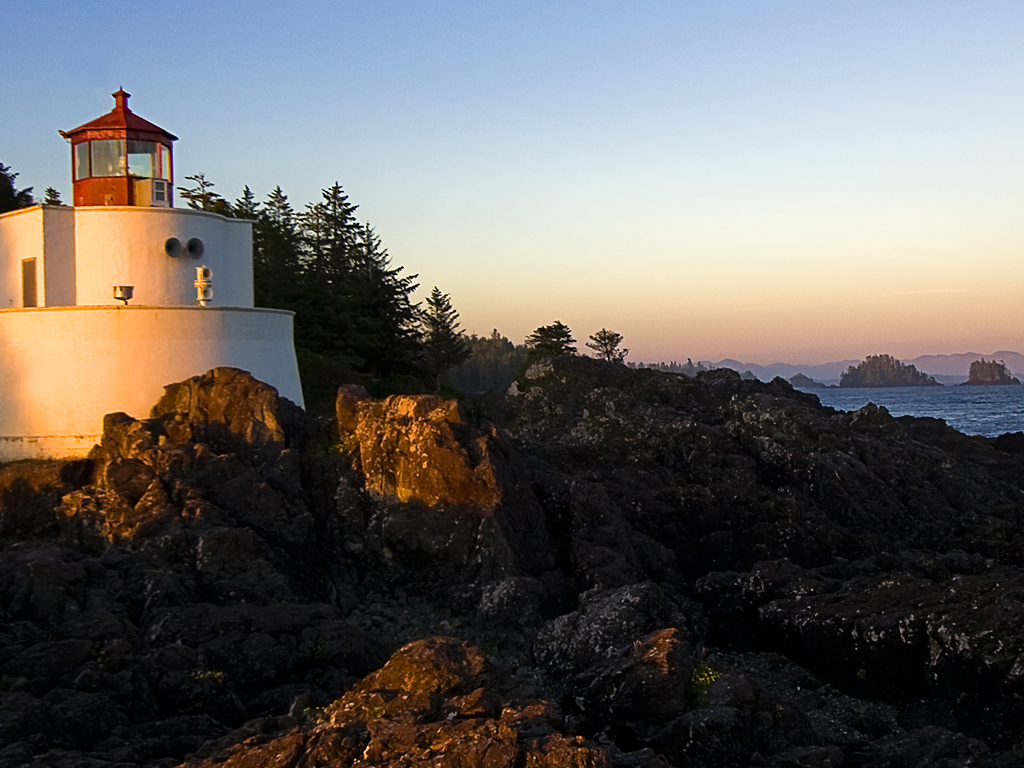
#> input picture light.jpg, 1024 x 768 px
$ python '005-Python PIL Histogram.py'
#> lines starting #> are read from the running program, lines starting #| are printed output that depends on the picture
# Histogram Equalization

# A very useful example of a graylevel transformis histogramequalization.
# This transformflattens the graylevel histogramof an image so that all intensities are as equally commonas possible

# This is often a good way to normalize image intensity before further
# processing and also a way to increase image contrast

# The transform function is, in this case, a "cumulative distribution function (cdf)" of the
# pixel values in the image (normalized to map the range of pixel values to the desired range).


from PIL import Image
from numpy import *


def histeq(im, nbr_bins=256):
    # Histogram equalization of a grayscale image.

    # get image histogram
    imhist,bins = histogram(im.flatten(), nbr_bins,normed = True)
    cdf = imhist.cumsum() # cumlative distribution function
    cdf = 255 * cdf / cdf[-1]  #normalize

    # use linear interpolation of cdf to find new pixel values
    im2 = interp(im.flatten(), bins[:-1],cdf)

    return im2.reshape(im.shape),cdf


im = array(Image.open('light.jpg').convert('L'))
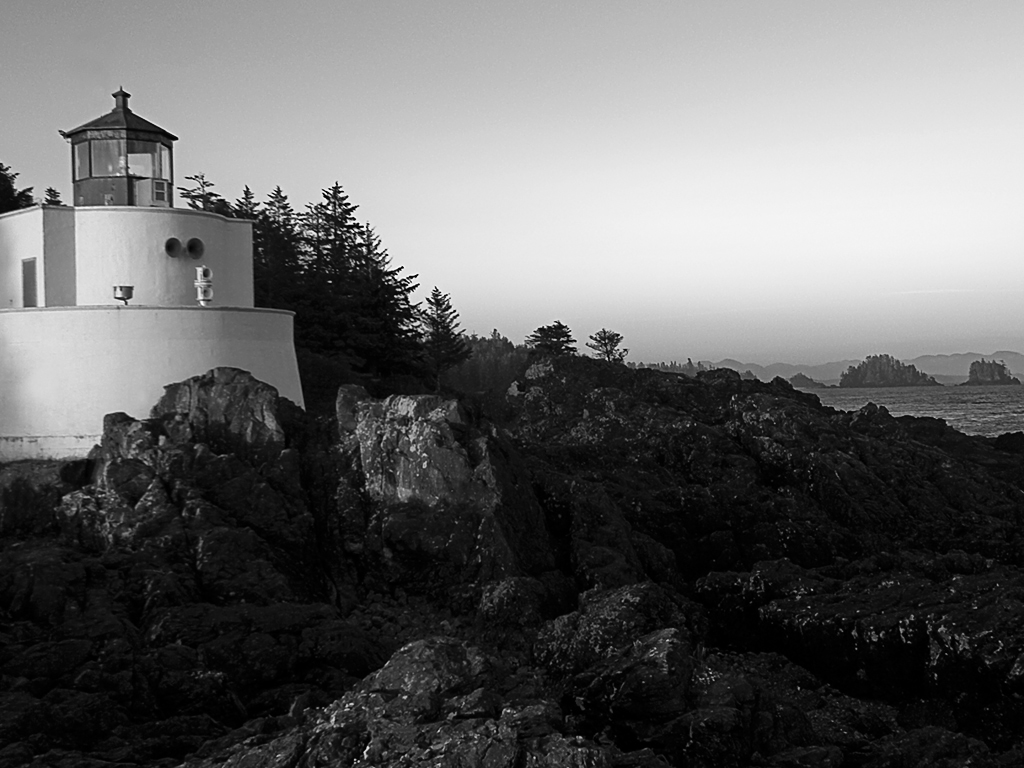
#> im: shape (768, 1024); min 0, max 255, mean 101.6
img2,cdf = histeq(im)
#> in histeq, `imhist,bins = histogram(im.flatten(), nbr_bins,normed = True)`: imhist = 256 values, max 0.019 at index 2, min 1.28e-06 at index 254, mean 0.00392; bins = 257 values from 0 to 255
#> in histeq, `cdf = imhist.cumsum()`: cdf = 256 values from 0.00924 to 1
#> in histeq, `cdf = 255 * cdf / cdf[-1]`: cdf = 256 values from 2.35 to 255
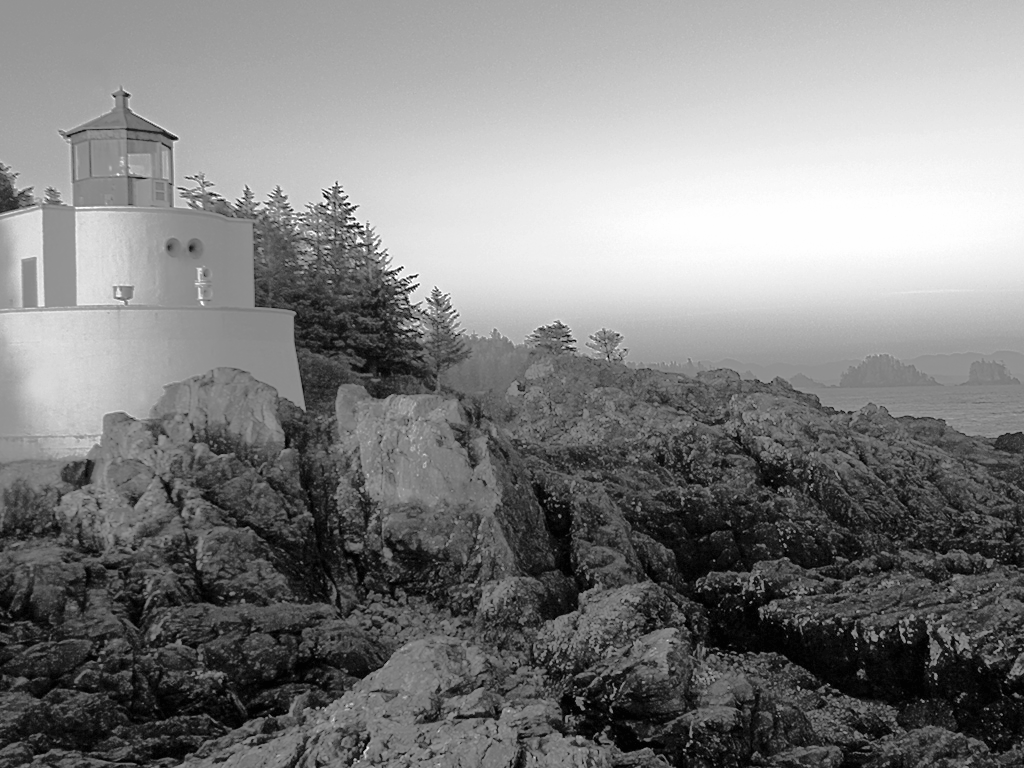
#> img2: shape (768, 1024) float64; min 2.35, max 255, mean 129.1
#> cdf = 256 values from 2.35 to 255

imgs = Image.fromarray(img2)
print(imgs.show())
#| None


'''
from PIL import Image

def main():
    try:
         #Relative Path
        img = Image.open("light.jpg")

        #Getting histogram of image
        print (img.histogram())
    except IOError:
        pass

if __name__ == "__main__":
    main()
'''

$ run again, with 112.jpg copied over light.jpg
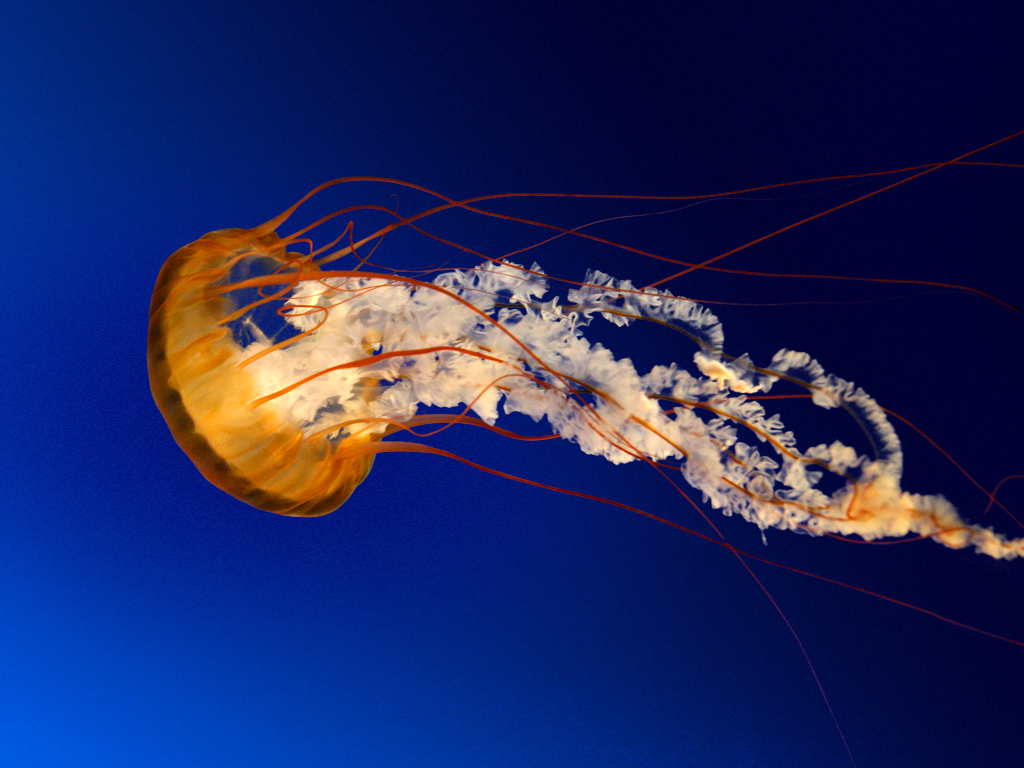
#> input picture 112.jpg, 1024 x 768 px
#> `im = array(Image.open('light.jpg').convert('L'))`:
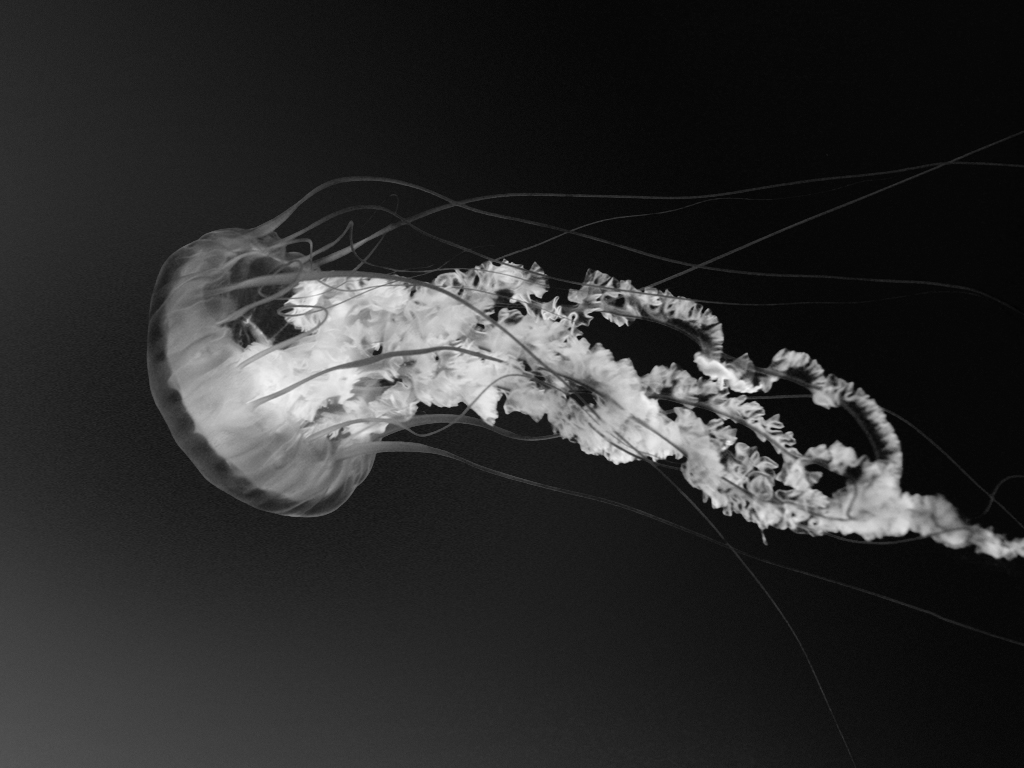
#> im: shape (768, 1024); min 1, max 251, mean 43.7
#> imhist = 256 values, max 0.0784 at index 6, min 0 at index 42, mean 0.004; bins = 257 values from 1 to 251
#> in histeq, `cdf = imhist.cumsum()`: cdf = 256 values from 1.3e-06 to 1.02
#> in histeq, `cdf = 255 * cdf / cdf[-1]`: cdf = 256 values from 0.000324 to 255
#> `img2,cdf = histeq(im)`:
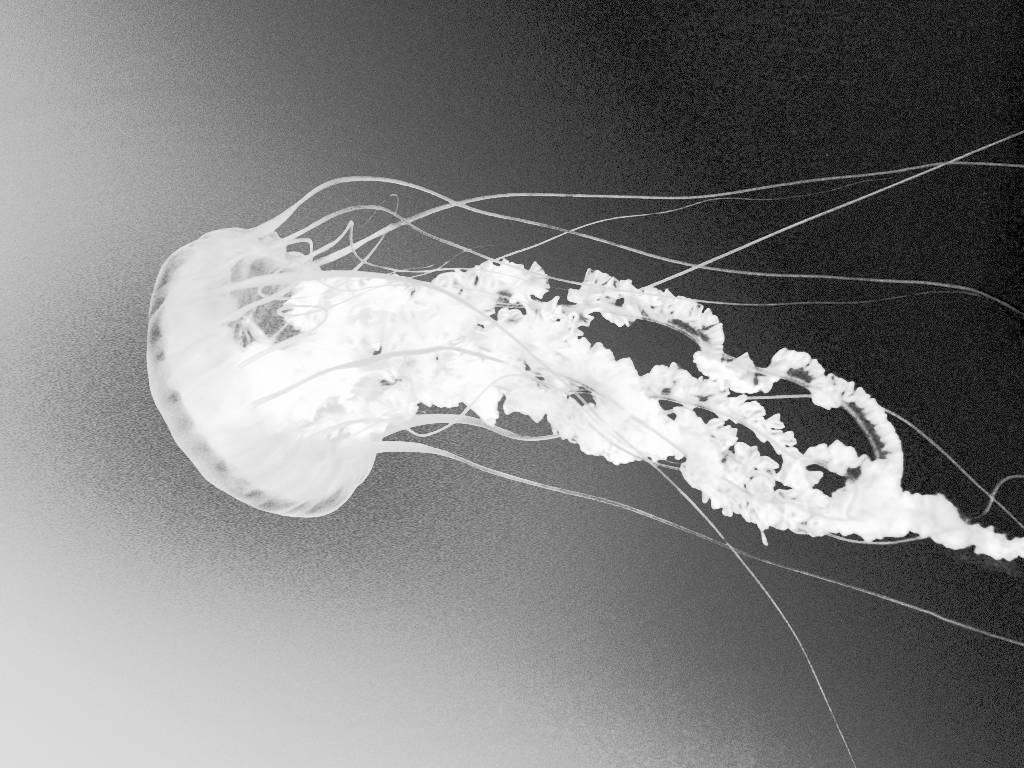
#> img2: shape (768, 1024) float64; min 0.000324, max 255, mean 131.7
#| None

$ run again, with 123.jpg copied over light.jpg
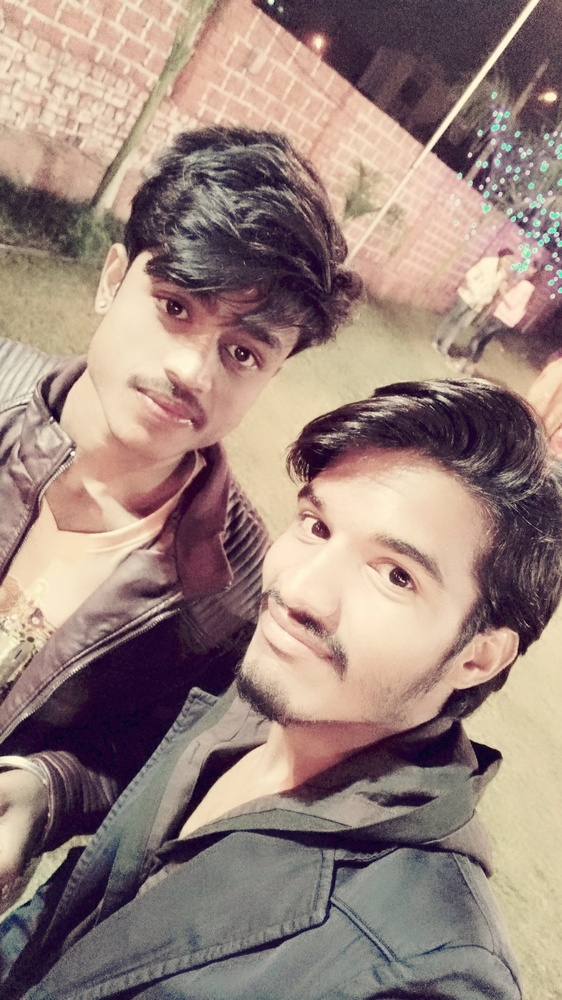
#> input picture 123.jpg, 562 x 1000 px, shrunk from 900 x 1600 before the run
#> `im = array(Image.open('light.jpg').convert('L'))`:
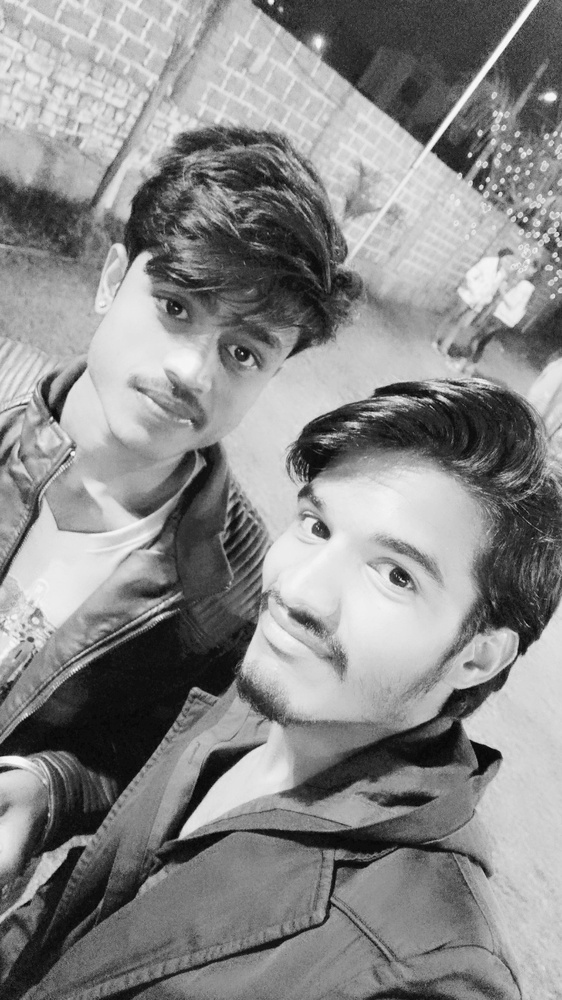
#> im: shape (1000, 562); min 3, max 250, mean 137.7
#> imhist = 256 values, max 0.00954 at index 211, min 0 at index 28, mean 0.00405; bins = 257 values from 3 to 250
#> in histeq, `cdf = imhist.cumsum()`: cdf = 256 values from 3.69e-06 to 1.04
#> in histeq, `cdf = 255 * cdf / cdf[-1]`: cdf = 256 values from 0.000907 to 255
#> `img2,cdf = histeq(im)`:
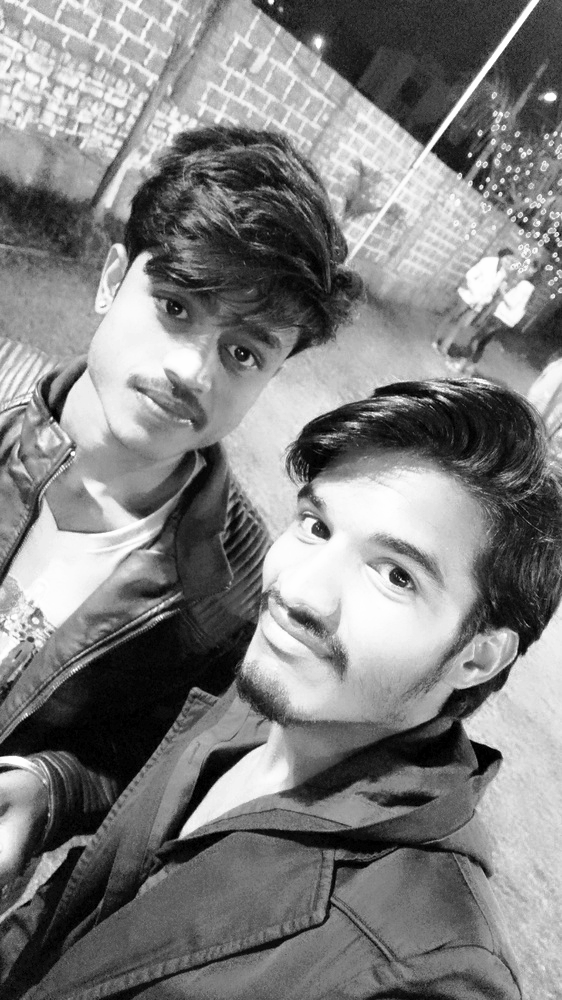
#> img2: shape (1000, 562) float64; min 0.000907, max 255, mean 128.7; drawn with min black and max white
#| None
